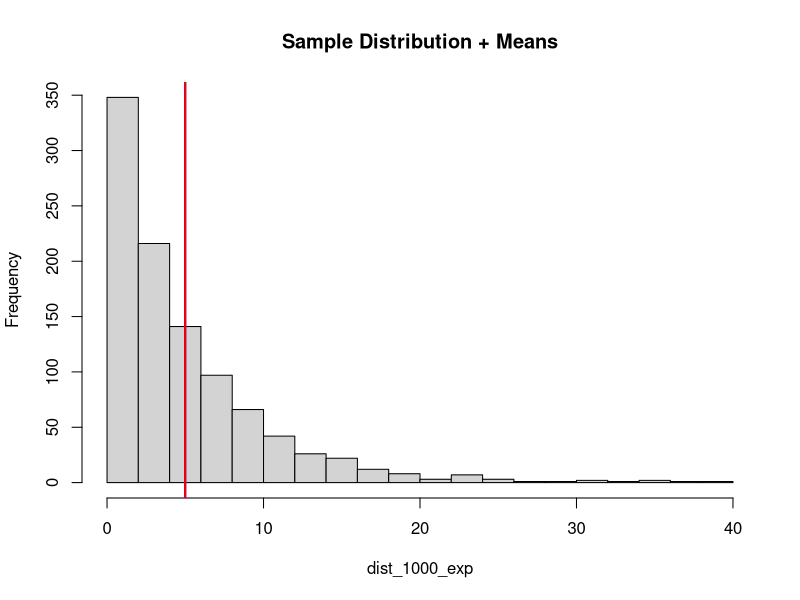
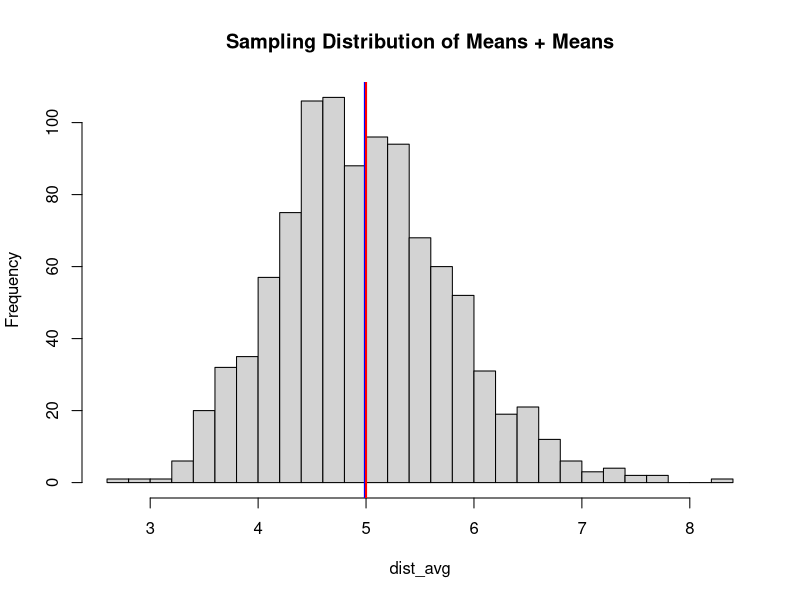
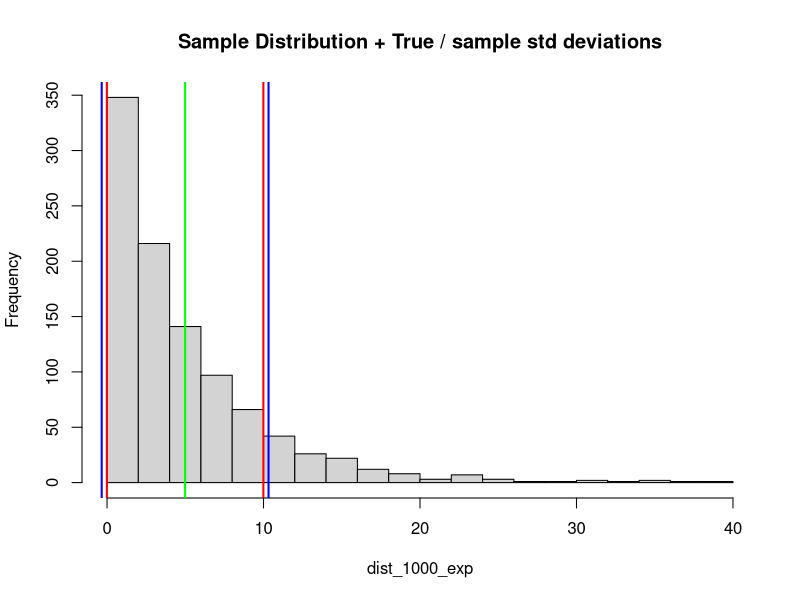
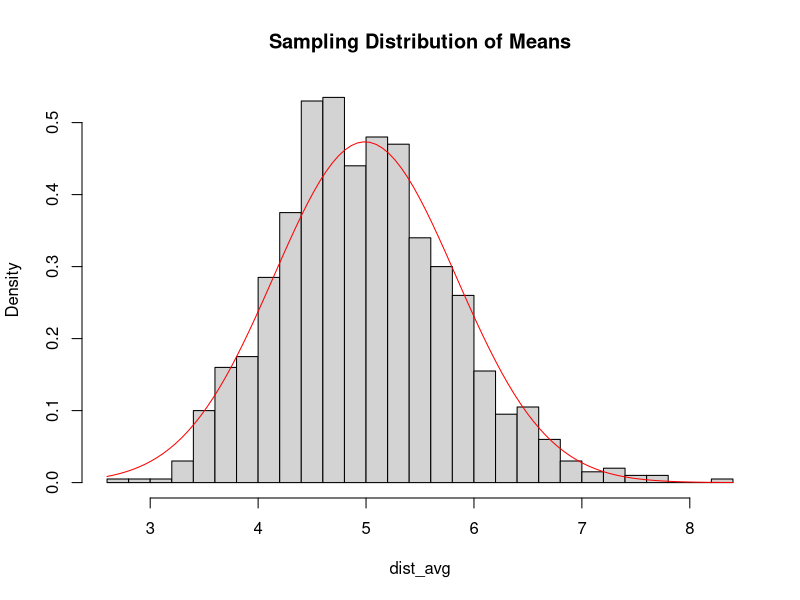

These charts were generated, in order, by the following R code:
## ---- chunk 1
knitr::opts_chunk$set(echo = TRUE)
## ---- chunk 2
# Setting the value of lambda to 0.2 as requested  
lambda <- 0.2
# Creating a distribution of 1000 exponentials  
dist_1000_exp <- rexp(1000, lambda)  
# Creating a distribution of 1000 averages of 40 random exponentials  
dist_avg = NULL
for (i in 1 : 1000) dist_avg = c(dist_avg, mean(rexp(40, lambda)))  

## ---- chunk 3
# Let's calculate the true value of the exponential distribution mean  
theo_mean <- 1/ lambda  
paste0('True dist mean = ', theo_mean) 
# Comparing true mean to sample mean  
sample_mean <- mean(dist_1000_exp)
paste('True mean = ', theo_mean, " ; sample mean = ", sample_mean, " Diff :",theo_mean-sample_mean) 
# Applying Central Limit theorem  
# Calculating the sampling distribution mean
sampling_mean = mean(dist_avg)  
paste0('Sampling Distribution of the means mean = ', sampling_mean)  

# Let's visualy explore those calculations  
hist(dist_1000_exp, breaks=20, main = "Sample Distribution + Means")
abline(v = sample_mean, col = "blue", lwd = 2)
abline(v = theo_mean, col = "red", lwd = 2)

hist(dist_avg, breaks=20, main = "Sampling Distribution of Means + Means")
abline(v = sampling_mean, col = "blue", lwd = 2)
abline(v = theo_mean, col = "red", lwd = 2)

## ---- chunk 4
# Let's calculate the true value of the exponential distribution variance  
theo_var <- (1/ lambda)^2  
# Comparing true variance to sample distribution variance
sample_var <- var(dist_1000_exp)
paste('True variance = ', theo_var, " ; sample var = ", sample_var, " Diff :",theo_var-sample_var) 
# Let's visualy explore those calculations  
hist(dist_1000_exp, breaks=20, main = "Sample Distribution + True / sample std deviations")
abline(v = sample_mean+sqrt(sample_var), col = "blue", lwd = 2)
abline(v = sample_mean-sqrt(sample_var), col = "blue", lwd = 2)
abline(v = sample_mean+sqrt(theo_var), col = "red", lwd = 2)
abline(v = sample_mean-sqrt(theo_var), col = "red", lwd = 2)
abline(v = sample_mean, col = "green", lwd = 2)  
# Let's now observe the variance of the sampling distribution of means  
sampling_var <- var(dist_avg) 
paste0('Sampling Distribution of the means variance = ', sampling_var)  


## ---- chunk 5
#Let's compute the standard Error
sampling_SE <- sd(dist_1000_exp)/sqrt(40)
# Compating distribution + normal approximation
hist(dist_avg, breaks=20, main = "Sampling Distribution of Means", prob=TRUE)
curve(dnorm(x, mean=sampling_mean, sd=sampling_SE), add=TRUE, col="red")


